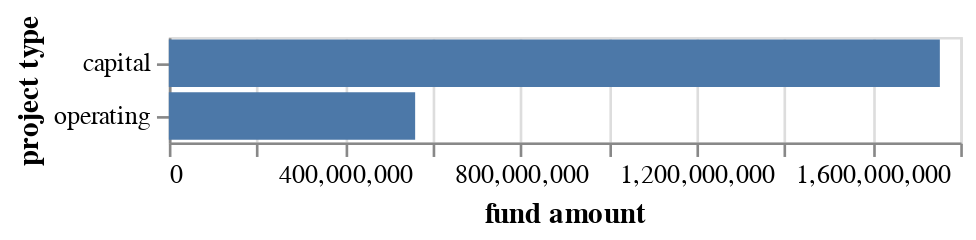

Here is the notebook cell this chart was saved with:
### Code cell
by_type = melt.groupby(["project type"]).agg({
    "fund amount": "sum",
}).reset_index()

make_bar(by_type, y_axis = "project type", x_axis = "fund amount")

### Figure 1 — Vega-Lite specification as saved in the notebook (floating-point values rounded to 4 significant figures)
{"config": {"view": {"continuousWidth": 300, "continuousHeight": 300}}, "data": {"name": "data-820da0edc702c9f8e3f75c451a688d30"}, "mark": {"type": "bar"}, "encoding": {"x": {"field": "fund amount", "type": "quantitative"}, "y": {"field": "project type", "type": "nominal"}}, "$schema": "https://vega.github.io/schema/vega-lite/v5.17.0.json", "datasets": {"data-820da0edc702c9f8e3f75c451a688d30": [{"project type": "capital", "fund amount": 1753649620}, {"project type": "operating", "fund amount": 560237090}]}}
